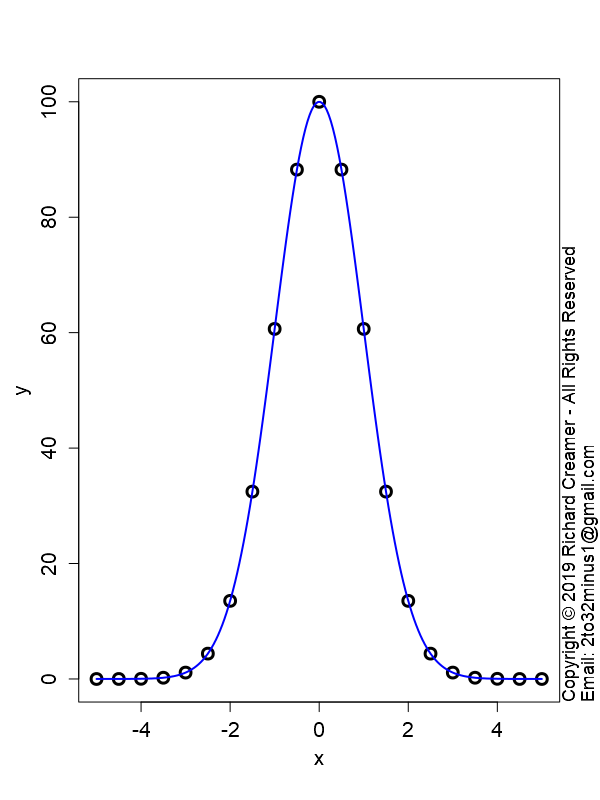

Here is the R script that generated this plot:
##############################################################
### Copyright (c) Richard Creamer 2019 - All Rights Reserved
### Inquiries: email [email redacted]
##############################################################

### Globals
fontScale = 1.2    # Global font size variable
lf        = 1.2    # Enlarge font of plot labels
verbose   = FALSE  # Verbose printing
lw        = 2      # Line width
xMargin   = 1      # X-axis margin for plots
yMargin   = 1      # Y-axis margin for plots
de        = 0.01   # Small constant for estimating derivatives numerically
smlPts    = 1      # Small  data point/circle
medPts    = 1.5    # Medium data point/circle
lrgPts    = 2.0    # Large  data point/circle

### Run this function to generate this plot
runFunc = function() {
	dw = 1000
	dh = 750	
	path = "D:/Code/R/LeastSquaresPlay/PlotsAndAssocCode/Plot30/"
	savePngVerbose( paste(path, "Plot30.png", sep=""), genGaussianPlot, w=600, h=800, un="px" )	
}

### Generate small Gaussian plot
genGaussianPlot = function( x1=-5, x2=5, n=21, ampl=100, sigma=1, xLab="x", yLab="y" ) {
	x = seq( x1, x2, length=n )
	y = ampl * exp( -(x-mean(x))^2/(2*sigma^2) )
	plot( x,y,xlab="", ylab="", cex=medPts, lwd=lw+1, cex.axis=1.3 )
	addAxisLabels( xLab, yLab )
	xPred = seq( x[1], x[length(x)], length=n*10 )
	yPred = ampl * exp( -(xPred-mean(xPred))^2/(2*sigma^2) )
	lines( xPred, yPred, col="blue", lwd=lw )
}

### Convience method to add x/y axis labels
addAxisLabels = function( xLabel="x", yLabel="y", cexVal=1.3 ) {
	mtext( text=xLabel, side=1, line=2.5, cex=cexVal )
	mtext( text=yLabel, side=2, line=2.5, cex=cexVal )
}

### Save to PNG file, specify width and height
savePngVerbose = function( path, plotFunc, w=512, h=512, un="px", doCopyright=TRUE, ... ) {
	png( filename = path, type="cairo", units=un, width=w, height=h, pointsize=12, res=96 )
	plotFunc( ... )
	if ( doCopyright )
		addCopyright()
	dev.off()
}

### Add copyright notice to plot via text()
addCopyright = function() {
	mtext( "Copyright \uA9 2019 Richard Creamer - All Rights Reserved", side=4, line=0, adj=0, cex=1.1 )
	mtext( "Email: [email redacted]", side=4, line=1, adj=0, cex=1.1 )
}

runFunc()
